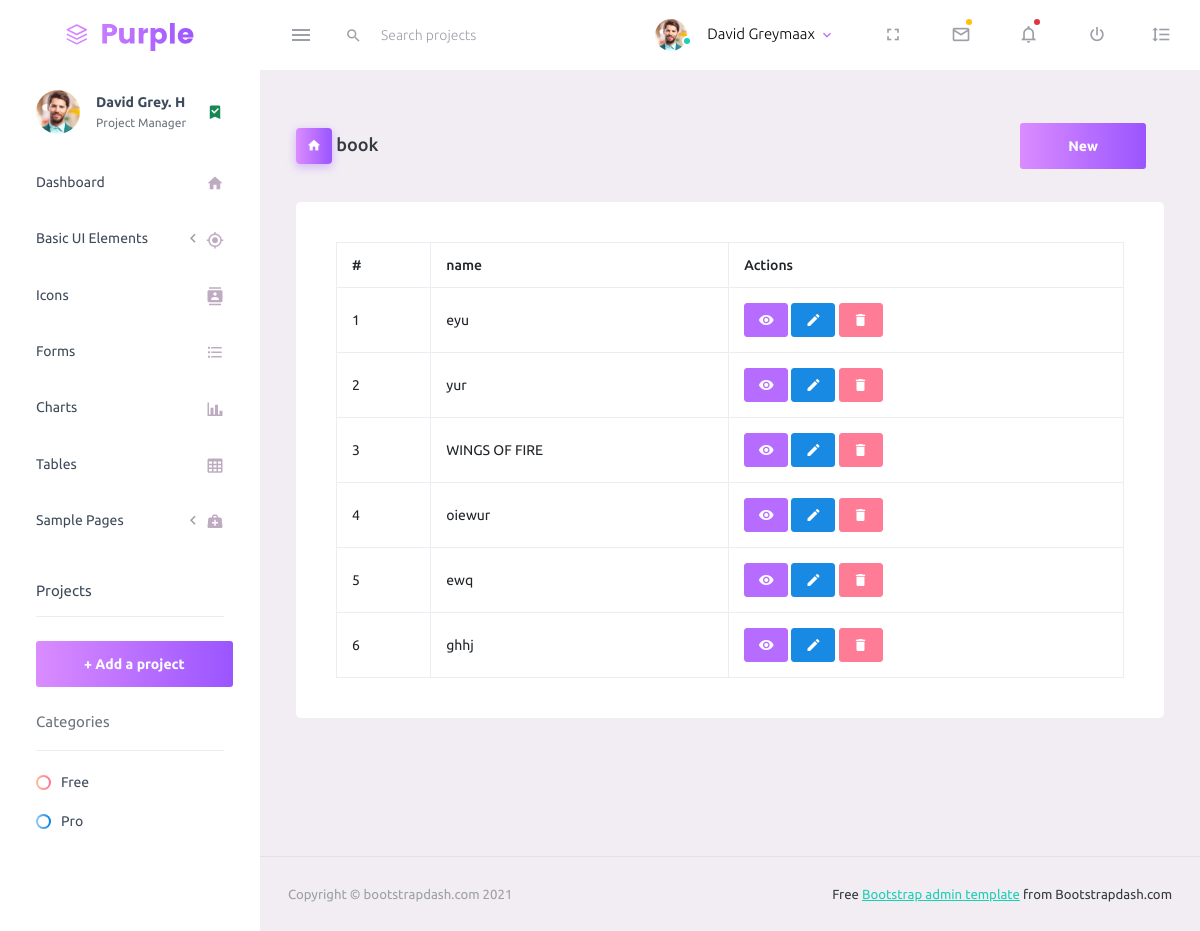
The page /book-list/ (signed in) on the database its author committed.
### app/models.py (models this page shows, shortened)
class Book(models.Model):
    title = models.CharField(max_length=100)
    slug = models.SlugField(max_length=100, unique=True)
    year = models.IntegerField()
    author = models.ForeignKey(BookAuthor, on_delete=models.CASCADE, related_name="books")
    cover = models.ImageField("Book cover", upload_to="covers/", blank=True ,help_text="lorem jskauhi ugqywgq vhvahg svcaytsf")
    description = models.TextField(blank=True)
    price = models.DecimalField(max_digits=6, decimal_places=2)
    is_special = models.BooleanField(default=False)
    is_trending = models.BooleanField(default=False)
    def get_absolute_url(self):
        return reverse_lazy('app:bookdetail', kwargs={'pk': self.pk})
    def get_update_url(self):
        return reverse_lazy('app:bookupdate', kwargs={'pk': self.pk})
    def get_delete_url(self):
        return reverse_lazy('app:bookdelete', kwargs={'pk': self.pk})

### app/views.py (the view, shortened to what this page needs)
# urls.py: path("book-list/", views.BookList.as_view(), name="booklist"),
class BookList(LoginRequiredMixin, ListView):
    model=Book
    fields="__all__"
    template_name = "web/book_list.html"
    def get_context_data(self, **kwargs):
        context = super().get_context_data(**kwargs)
        context["title"] = 'book'
        return context

### templates/web/book_list.html
{% extends 'web/base.html' %}
{% load static %}
{% block content %}
<div class="page-header">
    <h3 class="page-title">
        <span class="page-title-icon bg-gradient-primary text-white mr-2">
            <i class="mdi mdi-home"></i>
        </span> {{title}}
    </h3>
    {% if request.user.is_superuser %}
    <nav aria-label="breadcrumb">
        <ul class="breadcrumb">
            <li class="breadcrumb-item active" aria-current="page">
                <a href="{{object_list.0.new_link}}" class="btn btn-lg btn-gradient-primary">New </a>
            </li>
        </ul>
    </nav>
    {% endif %}
</div>
<div class="row">
    <div class="col-lg-12 grid-margin stretch-card">
        <div class="card">
            <div class="card-body">
                {% if object_list %}
                <div class="table-responsive">
                    <table class="table table-bordered table-hover border" style="width:100%;">
                        <thead>
                            <tr>
                                <th> # </th>
                                <th> name </th>
                                {% if request.user.is_superuser %}<th> Actions </th>{% endif %}
                            </tr>
                        </thead>
                        <tbody>
                            {% for object in object_list %}
                            <tr>
                                <td>{{forloop.counter}}</td>
                                <td> {{object.title}} </td>
                                {% if request.user.is_superuser %}
                                <td>
                                  <a href="{{object.get_absolute_url}}" class="btn btn-sm btn-circle btn-primary"><i class="mdi mdi-eye"></i></a>
                                    <a href="{{object.get_update_url}}" class="btn btn-sm btn-circle btn-info"><i class="mdi mdi-pencil"></i></a>
                                    <a href="{{object.get_delete_url}}" class="btn btn-sm btn-circle btn-danger"><i class="mdi mdi-delete"></i></a>
                                </td>
                                {% endif %}
                            </tr>
                            {% endfor %}
                        </tbody>
                    </table>
                </div>
                {% else %}
                <small class="mb-0">No  exists.</small>
                {% endif %}
            </div>
        </div>
    </div>
</div>
{% endblock content %}

### rows shown on the page
Book: title "eyu"
Book: title "yur"
Book: title "WINGS OF FIRE"
Book: title "oiewur"
Book: title "ewq"
Book: title "ghhj"

### other values the page prints
{{ title }} "book"
